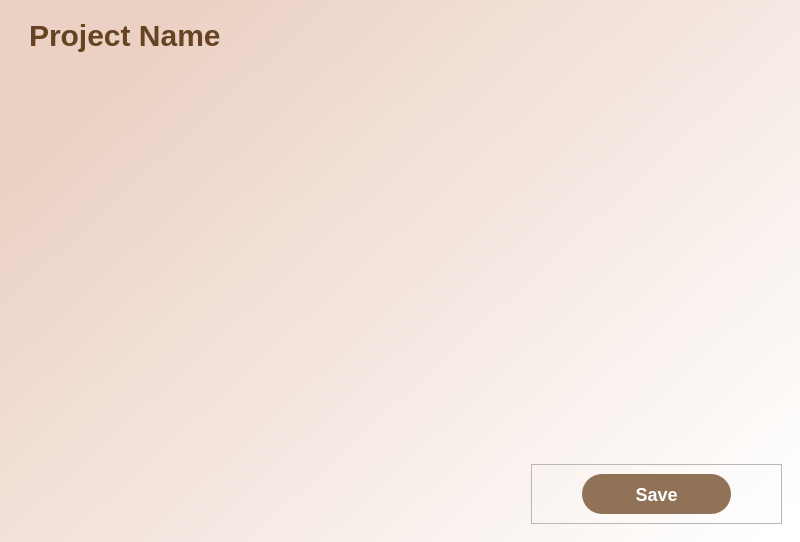
<?xml version="1.0" encoding="UTF-8"?>
<ui version="4.0">
 <class>MainWindow</class>
 <widget class="QMainWindow" name="MainWindow">
  <property name="geometry">
   <rect>
    <x>0</x>
    <y>0</y>
    <width>800</width>
    <height>542</height>
   </rect>
  </property>
  <property name="windowTitle">
   <string>MainWindow</string>
  </property>
  <property name="styleSheet">
   <string notr="true">#MainWindow{
background-color: qlineargradient(spread:pad, x1:0.045, y1:0.261, x2:0.988636, y2:0.955, stop:0 rgba(235, 209, 196, 255), stop:1 rgba(255, 255, 255, 255));
width: fit-content;
heigth: fit-content;
block-size: fit-content;
} </string>
  </property>
  <widget class="QWidget" name="centralwidget">
   <property name="styleSheet">
    <string notr="true">#centralwidget{
background-color: qlineargradient(spread:pad, x1:0.045, y1:0.261, x2:0.988636, y2:0.955, stop:0 rgba(235, 209, 196, 255), stop:1 rgba(255, 255, 255, 255));
width: fit-content;
heigth: fit-content;
block-size: fit-content;
} </string>
   </property>
   <layout class="QVBoxLayout" name="verticalLayout">
    <item>
     <widget class="QWidget" name="widget" native="true">
      <layout class="QVBoxLayout" name="verticalLayout_2">
       <property name="leftMargin">
        <number>20</number>
       </property>
       <item>
        <widget class="QLabel" name="project_name_lbl">
         <property name="styleSheet">
          <string notr="true">#project_name_lbl {
font: 700 9pt &quot;Franklin Gothic Medium&quot;;
position: absolute;
width: 50px;
height: 50px;
left: 143px;
top: 236px;
font-family: 'Franklin Gothic Medium';
font-style: normal;
font-weight: 600;
font-size: 30px;
line-height: 42px;
text-align: center;
color: #664323;
}</string>
         </property>
         <property name="text">
          <string>Project Name</string>
         </property>
        </widget>
       </item>
      </layout>
     </widget>
    </item>
    <item>
     <widget class="QWidget" name="widget_3" native="true">
      <property name="sizePolicy">
       <sizepolicy hsizetype="Preferred" vsizetype="Preferred">
        <horstretch>20</horstretch>
        <verstretch>10</verstretch>
       </sizepolicy>
      </property>
      <layout class="QHBoxLayout" name="horizontalLayout"/>
     </widget>
    </item>
    <item>
     <widget class="QWidget" name="widget_2" native="true">
      <layout class="QHBoxLayout" name="horizontalLayout_2">
       <item>
        <widget class="QWidget" name="widget_4" native="true"/>
       </item>
       <item>
        <widget class="QWidget" name="widget_5" native="true"/>
       </item>
       <item>
        <widget class="QFrame" name="frame">
         <property name="frameShape">
          <enum>QFrame::StyledPanel</enum>
         </property>
         <property name="frameShadow">
          <enum>QFrame::Raised</enum>
         </property>
         <layout class="QHBoxLayout" name="horizontalLayout_3">
          <property name="leftMargin">
           <number>50</number>
          </property>
          <property name="rightMargin">
           <number>50</number>
          </property>
          <item>
           <widget class="QPushButton" name="back">
            <property name="styleSheet">
             <string notr="true">#back{
height:40px;
font-weight:bold;
font-size:18px;
color:white;
background-color: rgb(144, 115, 87);
border-top-left-radius :20px;
border-top-right-radius : 20px; 
border-bottom-left-radius : 20px; 
border-bottom-right-radius : 20px;
}
#back:hover{
color:rgb(144, 115, 87);
border :2px solid rgb(144, 115, 87);
background-color: rgb(255, 255, 255);
}
</string>
            </property>
            <property name="text">
             <string>Save</string>
            </property>
            <property name="flat">
             <bool>false</bool>
            </property>
           </widget>
          </item>
         </layout>
        </widget>
       </item>
      </layout>
     </widget>
    </item>
   </layout>
  </widget>
 </widget>
 <resources/>
 <connections/>
</ui>
